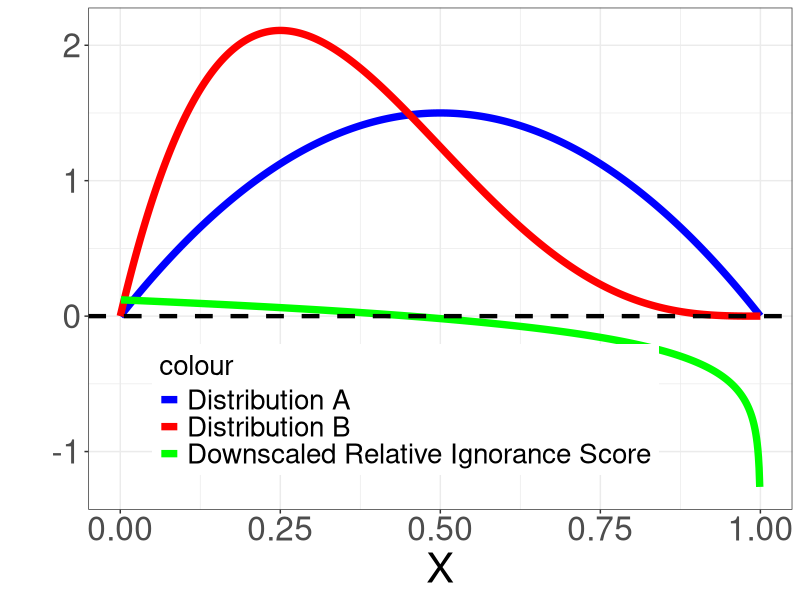

This figure's R source:
# Load required library
library(ggplot2)

# Define the parameters for the beta distribution (alpha and beta for A)
alpha_A <- 2
beta_A <- 2

# Define the parameters for the beta distribution (alpha and beta for B)
alpha_B <- 2
beta_B <- 4

# Define a range of x values
x_values <- seq(0, 1, length = 1000)

# Calculate the probabilities using the beta distribution formula for A
probabilities_A <- dbeta(x_values, shape1 = alpha_A, shape2 = beta_A)

# Calculate the probabilities using the beta distribution formula for B
probabilities_B <- dbeta(x_values, shape1 = alpha_B, shape2 = beta_B)

# Calculate the relative ignorance scores by subtracting -log(p(x)) for B from -log(p(x)) for A
relative_ignorance_scores <- -log(probabilities_A) - (-log(probabilities_B))

# Downscale the relative ignorance scores by a factor of 10 for visualization
downscaled_relative_ignorance_scores <- relative_ignorance_scores / 10

# Create data frames for plotting
data_A <- data.frame(x = x_values, PDF_A = probabilities_A)
data_B <- data.frame(x = x_values, PDF_B = probabilities_B)
data_downscaled_relative <- data.frame(x = x_values, downscaled_relative_ignorance_score = downscaled_relative_ignorance_scores)

# Create the plot using ggplot2
plot <- ggplot() +
  geom_line(data = data_A, aes(x = x, y = PDF_A, color = "Distribution A"), size = 2.5) +
  geom_line(data = data_B, aes(x = x, y = PDF_B, color = "Distribution B"), size = 2.5) +
  geom_line(data = data_downscaled_relative, aes(x = x, y = downscaled_relative_ignorance_score, color = "Downscaled Relative Ignorance Score"), size = 2.5) +
  labs(x = "X", y = "") +
  scale_color_manual(values = c("Distribution A" = "blue", "Distribution B" = "red", "Downscaled Relative Ignorance Score" = "green"),
                     labels = c("Distribution A", "Distribution B", "Downscaled Relative Ignorance Score")) +
  theme_bw() +
  geom_hline(aes(yintercept=0),linetype="dashed",color="black",size=1.5)+
  theme(legend.position = c(0.45, 0.2), 
        legend.box = "horizontal",
        legend.title = element_text(size = 20),
        legend.text = element_text(size = 20),
        legend.key.size = unit(1, "lines"))+
  theme(axis.title.x = element_text(size = 30))+
  theme(axis.title.y = element_text(size = 30))+
  theme(axis.text.x = element_text(size = 24))+
  theme(axis.text.y = element_text(size = 24))

# Display the plot
print(plot)
